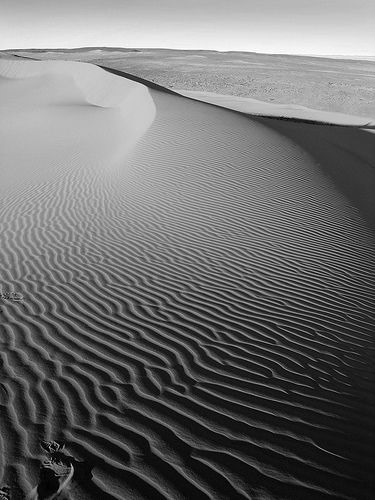
#> input picture DIP_image.jpg, 375 x 500 px; its folder holds only this picture in this run
$ python -i CLAHE.py   (imports and definitions only)
#> lines starting #> are read from the running program, lines starting #| are printed output that depends on the picture
#> further down, picture is the input picture: shape (500, 375, 3); min 0, max 255, mean 109.3
import cv2 as cv
import matplotlib.pyplot as plt
import numpy as np
import os

def plot_hist(histogram,title):
    plt.bar(np.arange(256), histogram, width=1, color='gray')
    plt.title(title)
    plt.xlabel('Pixel Value')
    plt.ylabel('Frequency')
    plt.show()

def get_histogram(img):
    img = np.clip(img, 0, 255).astype(int)
    histogram = np.zeros(256)
    # loop through pixels and sum up counts of pixels
    for pixel in img:
        histogram[pixel] += 1
    # return our final result
    return histogram

def dynamic_histogram_equalization(img, clip_limit=3.0, grid_size=(8, 8)):
#> called with clip_limit = 3, grid_size = (8, 8)
    lab_img = cv.cvtColor(img, cv.COLOR_BGR2LAB)
#> lab_img: shape (500, 375, 3); mean of channels 0, 1, 2 113.9, 128, 128
    l_channel, a_channel, b_channel = cv.split(lab_img)
#> a_channel: shape (500, 375); every value is 128

    clahe = cv.createCLAHE(clipLimit=clip_limit, tileGridSize=grid_size)
    cl_channel = clahe.apply(l_channel)
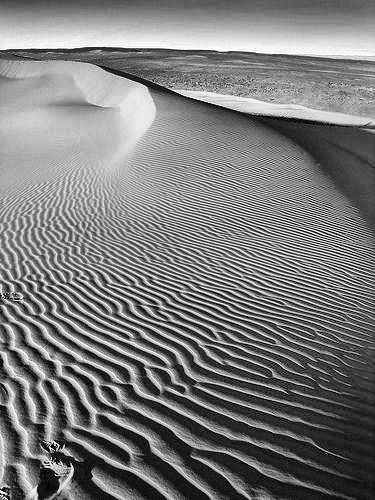
#> cl_channel: shape (500, 375); min 0, max 255, mean 122.6

    enhanced_lab = cv.merge([cl_channel, a_channel, b_channel])
#> enhanced_lab: shape (500, 375, 3); mean of channels 0, 1, 2 122.6, 128, 128
    enhanced_img = cv.cvtColor(enhanced_lab, cv.COLOR_LAB2RGB)

    return enhanced_img

current_directory = os.getcwd()
aambe=[]
# [9 lines not run here, left out]

# [7 lines of commented-out code are left out]

>>> import cv2
>>> picture = cv2.imread('DIP_image.jpg')
>>> result = dynamic_histogram_equalization(picture)

$ run again, on IMG-20231124-WA0019.jpg
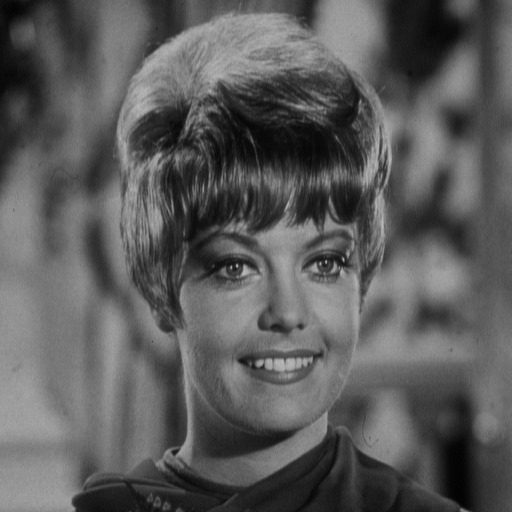
#> input picture IMG-20231124-WA0019.jpg, 512 x 512 px
#> picture is the input picture: shape (512, 512, 3); min 0, max 186, mean 91.2
#> lab_img: shape (512, 512, 3); mean of channels 0, 1, 2 97.2, 128, 128
#> a_channel: shape (512, 512); every value is 128
#> in dynamic_histogram_equalization, `cl_channel = clahe.apply(l_channel)`:
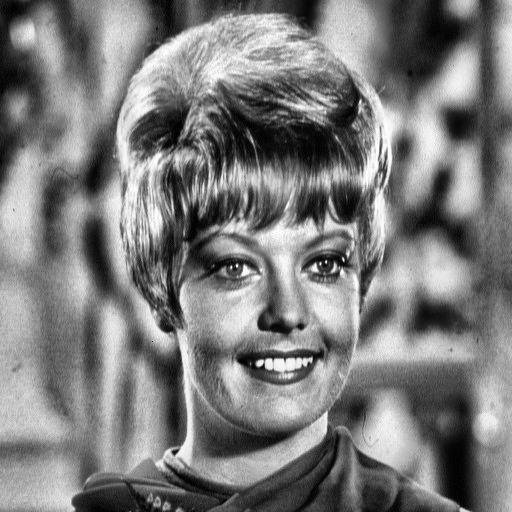
#> cl_channel: shape (512, 512); min 0, max 255, mean 124
#> enhanced_lab: shape (512, 512, 3); mean of channels 0, 1, 2 124, 128, 128

$ run again, on IMG-20231124-WA0021.jpg
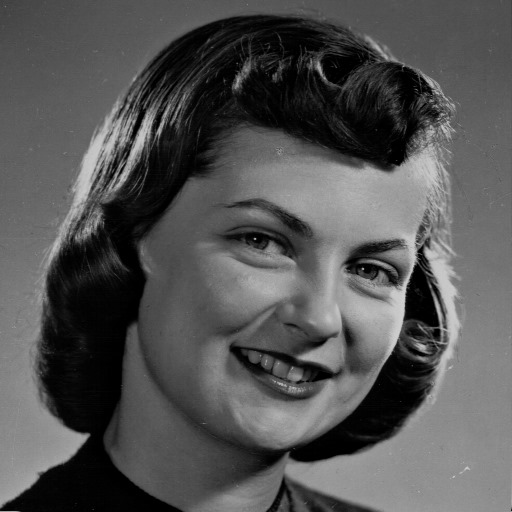
#> input picture IMG-20231124-WA0021.jpg, 512 x 512 px
#> picture is the input picture: shape (512, 512, 3); min 0, max 211, mean 83.6
#> lab_img: shape (512, 512, 3); mean of channels 0, 1, 2 88.7, 128, 128
#> a_channel: shape (512, 512); every value is 128
#> in dynamic_histogram_equalization, `cl_channel = clahe.apply(l_channel)`:
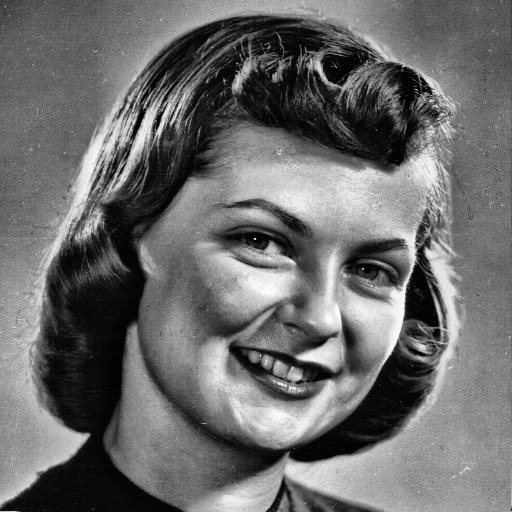
#> cl_channel: shape (512, 512); min 1, max 252, mean 107.4
#> enhanced_lab: shape (512, 512, 3); mean of channels 0, 1, 2 107.4, 128, 128

$ run again, on IMG-20231124-WA0022.jpg
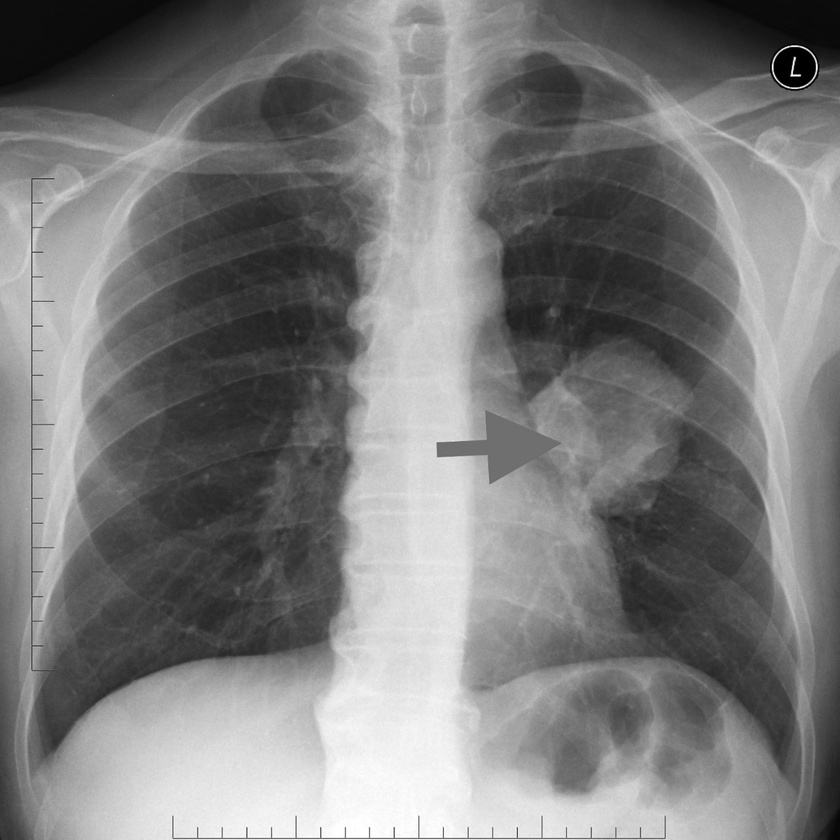
#> input picture IMG-20231124-WA0022.jpg, 840 x 840 px, shrunk from 1280 x 1280 before the run
#> picture is the input picture: shape (840, 840, 3); min 0, max 255, mean 123.8
#> lab_img: shape (840, 840, 3); mean of channels 0, 1, 2 129.9, 128, 128
#> a_channel: shape (840, 840); every value is 128
#> in dynamic_histogram_equalization, `cl_channel = clahe.apply(l_channel)`:
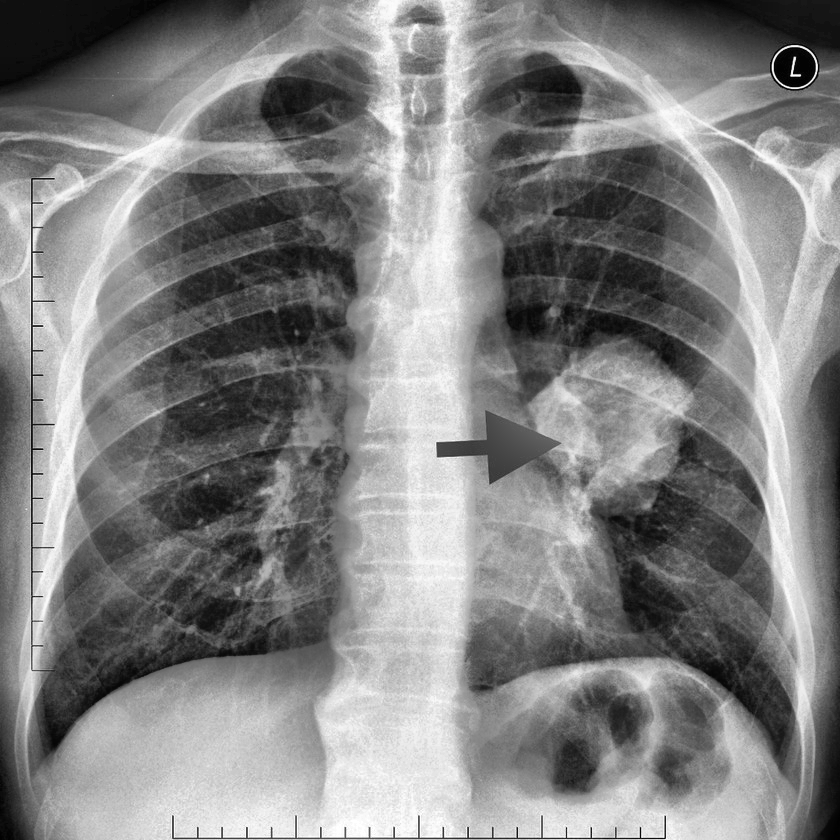
#> cl_channel: shape (840, 840); min 1, max 255, mean 130
#> enhanced_lab: shape (840, 840, 3); mean of channels 0, 1, 2 130, 128, 128
